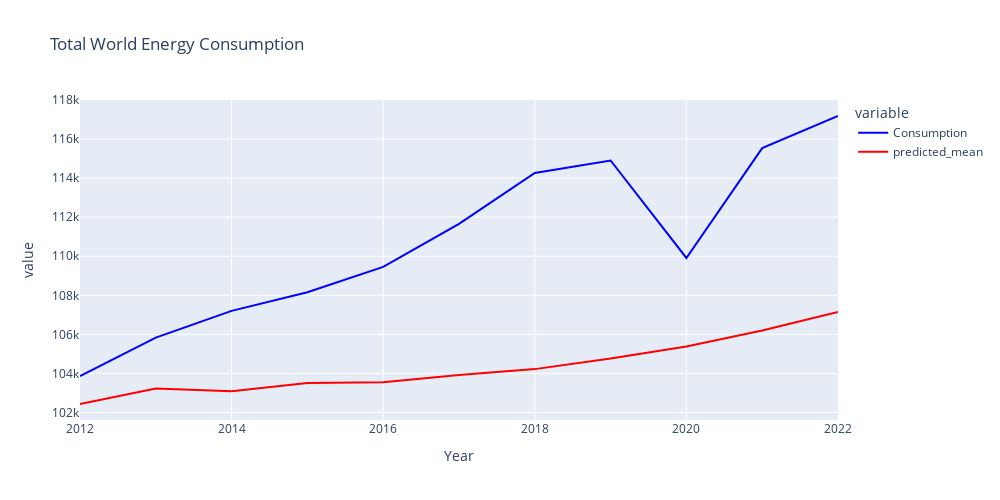

Here is the notebook cell this chart was saved with:
### Code cell
fig = px.line(df_f, x= 'Year', y=['Consumption','predicted_mean'], color_discrete_sequence=['blue', 'red'], title="Total World Energy Consumption", height=500, width=1000)
fig.show()

### Figure 1 — Plotly figure (JSON) as saved in the notebook; plotly's stock layout.template omitted (floating-point values rounded to 4 significant figures)
{"data": [{"hovertemplate": "variable=Consumption<br>Year=%{x}<br>value=%{y}<extra></extra>", "legendgroup": "Consumption", "line": {"color": "blue", "dash": "solid"}, "marker": {"symbol": "circle"}, "mode": "lines", "name": "Consumption", "orientation": "v", "showlegend": true, "type": "scatter", "x": [2012, 2013, 2014, 2015, 2016, 2017, 2018, 2019, 2020, 2021, 2022], "xaxis": "x", "y": [103900.0, 105800.0, 107200.0, 108200.0, 109500.0, 111700.0, 114300.0, 114900.0, 109900.0, 115500.0, 117200.0], "yaxis": "y"}, {"hovertemplate": "variable=predicted_mean<br>Year=%{x}<br>value=%{y}<extra></extra>", "legendgroup": "predicted_mean", "line": {"color": "red", "dash": "solid"}, "marker": {"symbol": "circle"}, "mode": "lines", "name": "predicted_mean", "orientation": "v", "showlegend": true, "type": "scatter", "x": [2012, 2013, 2014, 2015, 2016, 2017, 2018, 2019, 2020, 2021, 2022], "xaxis": "x", "y": [102400.0, 103200.0, 103100.0, 103500.0, 103500.0, 103900.0, 104200.0, 104800.0, 105400.0, 106200.0, 107100.0], "yaxis": "y"}], "layout": {"height": 500, "legend": {"title": {"text": "variable"}, "tracegroupgap": 0}, "title": {"text": "Total World Energy Consumption"}, "width": 1000, "xaxis": {"anchor": "y", "domain": [0, 1], "title": {"text": "Year"}}, "yaxis": {"anchor": "x", "domain": [0, 1], "title": {"text": "value"}}}}
